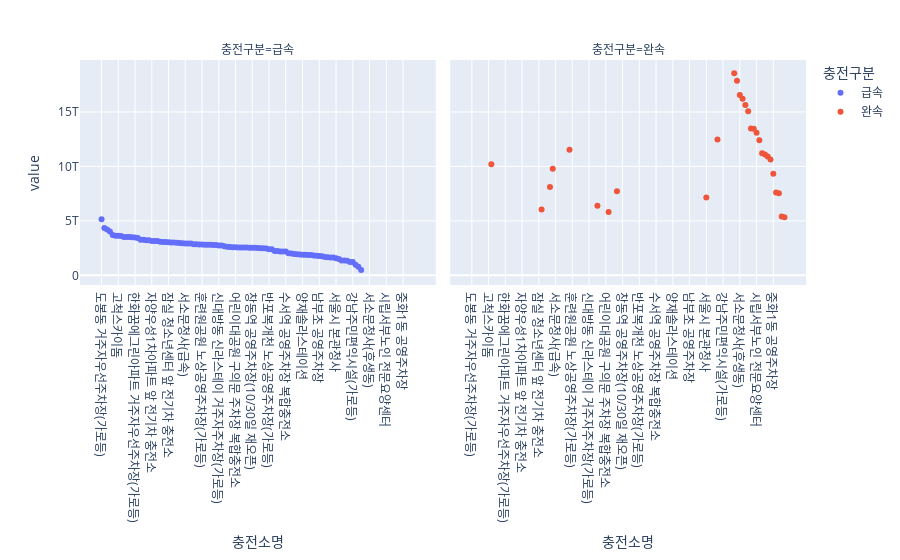

Here is the notebook cell this chart was saved with:
### Code cell
px.scatter(area_charge_df, facet_col='충전구분')

### Figure 1 — Plotly figure (JSON) as saved in the notebook; plotly's stock layout.template omitted (floating-point values rounded to 4 significant figures)
{"data": [{"hovertemplate": "충전구분=급속<br>충전소명=%{x}<br>value=%{y}<extra></extra>", "legendgroup": "급속", "marker": {"color": "#636efa", "symbol": "circle"}, "mode": "markers", "name": "급속", "orientation": "v", "showlegend": true, "type": "scatter", "x": ["도봉동 거주자우선주차장(가로등)", "정릉천변 노상공영주차장(가로등)", "청기와2 노상공영주차장(가로등)", "신정4동길 노상공영주차장(가로등)", "광진구 자양동 거주자우선주차장 가로등형 충전기", "방학동 도깨비시장 공영주차장", "고척스카이돔", "위례성길 공영주차장 전기차 충전소", "중곡동 복개천 노상공영주차장(중곡동우체국 앞, 가로등)", "연희동 거주자우선주차장(가로등)", "청계8가 노상공영주차장(가로등)", "동작구청 후문 가로등형 충전소", "한화꿈에그린아파트 거주자우선주차장(가로등)", "수락산디자인 노상공영주차장(가로등)", "창2동 제4공영주차장", "홍제1동 제1공영주차장", "홍제동 주영빌딩 앞 전기차 충전소", "대방동(서울공고) 거주자주차장(가로등)", "자양우성1차아파트 앞 전기차 충전소", "기업은행 무교지점 앞 가로등형 충전소", "도봉동 실내스포츠센터", "곰달래5길 노상공영주차장(가로등)", "강남구 압구정동 토끼굴 앞 가로등형 충전기", "드림디포 앞 가로등형 충전소", "잠실 청소년센터 앞 전기차 충전소", "서소문청사(지하주차장)", "미화어린이공원 주차장(가로등)", "화창운수 앞 가로등형 충전소", "송월동차고지", "여의도 KBS홀 앞 전기차 충전소", "서소문청사(급속)", "홍제1동 공용주차장", "이문동 거주자우선주차장(가로등)", "중랑구청(변압기 6월 교체예정)", "서소문청사(지상)", "교통공원길 공영주차장 전기차 충전소", "훈련원공원 노상공영주차장(가로등)", "신월5동 복개 노상공영주차장(가로등)", "영동대로85길 노상공영주차장(요금정산소 옆, 가로등)", "을지로 노상공영주차장(신한은행 앞, 가로등)", "자양한양아파트 앞 전기차 충전소", "성동구 마장동 거주자우선주차장 가로등형 충전기", "신대방동 신라스테이 거주자주차장(가로등)", "서울물재생시설공단", "오목교역 노상공영주차장(가로등)", "태평로빌딩 앞 생활거점 충전소", "중랑구청", "서소문청사(주차장)", "어린이대공원 구의문 주차장 복합충전소", "중랑캠핑숲 주차장", "논현로28길 노상공영주차장(가로등)", "적선동 공영주차장", "국립한글박물관 지하주차장", "창3동 제1공영주차장", "창동역 공영주차장(10/30일 재오픈)", "방화로 노상공영주차장(가로등)", "영동대로85길 노상공영주차장(대명중학교 뒤, 가로등)", "청계3 노상공영주차장(코리아몰 앞, 가로등)", "미아동 공영주차장", "청계5 노상공영주차장(가로등)", "반포복개천 노상공영주차장(가로등)", "서소문청사(지상)(이설)", "노원이지센터", "을지로 노상공영주차장(하나은행 앞, 가로등)", "청계3 노상공영주차장(고려상사 앞, 가로등)", "휘경동 노외공영주차장(가로등)", "수서역 공영주차장 복합충전소", "망우제2 거주자주차장", "동작구청", "마곡중앙광장공영주차장", "어린이대공원 후문주차장", "성동구청", "양재솔라스테이션", "창동역 공영주차장", "천호역 공영주차장", "개화산역 공영주차장", "양천구청", "서대문구청 주차장", "남부초 공영주차장", "가산 공영주차장", "복정역 공영주차장", "강남운전면허시험장", "논현 제2호주차장", "노원세무서 거주자주차장(가로등)", "서울시 본관청사", "논현 제1호주차장", "난곡스마트 공영주차장", "청소년미래진로센터(하자센터)", "누상공영주차장", "반포복개천 노상공영주차장", "강남주민편익시설(가로등)", "망우역사문화공원 제3주차장", "한마음공영주차장", "중랑천 환경센터", "으뜸공원 공영주차장 전기차 충전소", "북가좌동 공영주차장 전기차 충전소", "서소문청사(후생동)", "미아동 도봉세무서 앞 전기차 충전소", "수유동 가오천 공영주차장 전기차 충전소", "문정동 세광교회 앞 전기차 충전소", "SK허브수 인근 거주자우선주차장 볼라드형 충전소", "문정1동 주민센터 앞 전기차 충전소", "시립서부노인 전문요양센터", "도곡정보문화도서관 볼라드형 충전소", "봉화산역 공영주차장 전기차 충전소", "중랑구시설관리공단 관상복합청사 지하주차장", "논현2동 주민센터", "미아동 축산농협 전기차 충전소", "중화1동 공영주차장", "서소문청사(완속)(이설)", "서소문청사(완속)", "하이서울유스호스텔(지하주차장)", "남산청사"], "xaxis": "x", "y": [5156843181818, 4342715277777, 4218296296296, 4027193220338, 3711093655589, 3636349514563, 3630259574468, 3619786476868, 3514154069767, 3510699745547, 3510148743718, 3487399753390, 3468282608695, 3440000000000, 3276888000000, 3265797739200, 3228840816326, 3223647058823, 3163537162162, 3151899339933, 3147649717514, 3073602739726, 3063809243176, 3054509193776, 3028374811463, 3023912396694, 3022638888888, 2992227027027, 2977496213487, 2949453703703, 2927080661491, 2923667083854, 2917330729166, 2852027226318, 2848860946745, 2831152039555, 2827323636363, 2817887755102, 2810665789473, 2802648437500, 2793076759061, 2784379054318, 2737833333333, 2734333333333, 2663645390070, 2626646469248, 2591532580997, 2591046025104, 2573649544711, 2565148148148, 2565051282051, 2553814083080, 2545650000000, 2539312500000, 2534477876106, 2523687500000, 2503541062801, 2492870731707, 2483375000000, 2474875000000, 2393431654676, 2386934756820, 2245036363636, 2238093103448, 2199885572139, 2188943181818, 2180580977479, 2025046126647, 2005758695100, 1969895902025, 1941840516343, 1918381373788, 1892048478046, 1881278488048, 1875559370529, 1865364792673, 1826739590075, 1797753250000, 1783469328941, 1758664906103, 1691334060341, 1660857142857, 1649547619047, 1640000000000, 1577698455949, 1494913043478, 1374888888888, 1356310344827, 1333700000000, 1226250000000, 1222150000000, 963142857142, 795929577464, 491700000000, null, null, null, null, null, null, null, null, null, null, null, null, null, null, null, null, null, null, null], "yaxis": "y"}, {"hovertemplate": "충전구분=완속<br>충전소명=%{x}<br>value=%{y}<extra></extra>", "legendgroup": "완속", "marker": {"color": "#EF553B", "symbol": "circle"}, "mode": "markers", "name": "완속", "orientation": "v", "showlegend": true, "type": "scatter", "x": ["도봉동 거주자우선주차장(가로등)", "정릉천변 노상공영주차장(가로등)", "청기와2 노상공영주차장(가로등)", "신정4동길 노상공영주차장(가로등)", "광진구 자양동 거주자우선주차장 가로등형 충전기", "방학동 도깨비시장 공영주차장", "고척스카이돔", "위례성길 공영주차장 전기차 충전소", "중곡동 복개천 노상공영주차장(중곡동우체국 앞, 가로등)", "연희동 거주자우선주차장(가로등)", "청계8가 노상공영주차장(가로등)", "동작구청 후문 가로등형 충전소", "한화꿈에그린아파트 거주자우선주차장(가로등)", "수락산디자인 노상공영주차장(가로등)", "창2동 제4공영주차장", "홍제1동 제1공영주차장", "홍제동 주영빌딩 앞 전기차 충전소", "대방동(서울공고) 거주자주차장(가로등)", "자양우성1차아파트 앞 전기차 충전소", "기업은행 무교지점 앞 가로등형 충전소", "도봉동 실내스포츠센터", "곰달래5길 노상공영주차장(가로등)", "강남구 압구정동 토끼굴 앞 가로등형 충전기", "드림디포 앞 가로등형 충전소", "잠실 청소년센터 앞 전기차 충전소", "서소문청사(지하주차장)", "미화어린이공원 주차장(가로등)", "화창운수 앞 가로등형 충전소", "송월동차고지", "여의도 KBS홀 앞 전기차 충전소", "서소문청사(급속)", "홍제1동 공용주차장", "이문동 거주자우선주차장(가로등)", "중랑구청(변압기 6월 교체예정)", "서소문청사(지상)", "교통공원길 공영주차장 전기차 충전소", "훈련원공원 노상공영주차장(가로등)", "신월5동 복개 노상공영주차장(가로등)", "영동대로85길 노상공영주차장(요금정산소 옆, 가로등)", "을지로 노상공영주차장(신한은행 앞, 가로등)", "자양한양아파트 앞 전기차 충전소", "성동구 마장동 거주자우선주차장 가로등형 충전기", "신대방동 신라스테이 거주자주차장(가로등)", "서울물재생시설공단", "오목교역 노상공영주차장(가로등)", "태평로빌딩 앞 생활거점 충전소", "중랑구청", "서소문청사(주차장)", "어린이대공원 구의문 주차장 복합충전소", "중랑캠핑숲 주차장", "논현로28길 노상공영주차장(가로등)", "적선동 공영주차장", "국립한글박물관 지하주차장", "창3동 제1공영주차장", "창동역 공영주차장(10/30일 재오픈)", "방화로 노상공영주차장(가로등)", "영동대로85길 노상공영주차장(대명중학교 뒤, 가로등)", "청계3 노상공영주차장(코리아몰 앞, 가로등)", "미아동 공영주차장", "청계5 노상공영주차장(가로등)", "반포복개천 노상공영주차장(가로등)", "서소문청사(지상)(이설)", "노원이지센터", "을지로 노상공영주차장(하나은행 앞, 가로등)", "청계3 노상공영주차장(고려상사 앞, 가로등)", "휘경동 노외공영주차장(가로등)", "수서역 공영주차장 복합충전소", "망우제2 거주자주차장", "동작구청", "마곡중앙광장공영주차장", "어린이대공원 후문주차장", "성동구청", "양재솔라스테이션", "창동역 공영주차장", "천호역 공영주차장", "개화산역 공영주차장", "양천구청", "서대문구청 주차장", "남부초 공영주차장", "가산 공영주차장", "복정역 공영주차장", "강남운전면허시험장", "논현 제2호주차장", "노원세무서 거주자주차장(가로등)", "서울시 본관청사", "논현 제1호주차장", "난곡스마트 공영주차장", "청소년미래진로센터(하자센터)", "누상공영주차장", "반포복개천 노상공영주차장", "강남주민편익시설(가로등)", "망우역사문화공원 제3주차장", "한마음공영주차장", "중랑천 환경센터", "으뜸공원 공영주차장 전기차 충전소", "북가좌동 공영주차장 전기차 충전소", "서소문청사(후생동)", "미아동 도봉세무서 앞 전기차 충전소", "수유동 가오천 공영주차장 전기차 충전소", "문정동 세광교회 앞 전기차 충전소", "SK허브수 인근 거주자우선주차장 볼라드형 충전소", "문정1동 주민센터 앞 전기차 충전소", "시립서부노인 전문요양센터", "도곡정보문화도서관 볼라드형 충전소", "봉화산역 공영주차장 전기차 충전소", "중랑구시설관리공단 관상복합청사 지하주차장", "논현2동 주민센터", "미아동 축산농협 전기차 충전소", "중화1동 공영주차장", "서소문청사(완속)(이설)", "서소문청사(완속)", "하이서울유스호스텔(지하주차장)", "남산청사"], "xaxis": "x2", "y": [null, null, null, null, null, null, null, 10187823232323, null, null, null, null, null, null, null, null, null, null, null, null, null, null, null, null, null, 6044500000000, null, null, 8112578249336, 9777140969162, null, null, null, null, null, 11529890489913, null, null, null, null, null, null, null, null, null, 6391331692913, null, null, null, 5824400000000, null, null, 7726633333333, null, null, null, null, null, null, null, null, null, null, null, null, null, null, null, null, null, null, null, null, null, null, null, null, null, null, null, null, null, null, null, 7140967673330, null, null, null, 12463909090909, null, null, null, null, null, 18551418079096, 17871526315789, 16554269413629, 16217553191489, 15628448979591, 15071875379939, 13476539267015, 13463401146131, 13082170212765, 12393048992673, 11213479224376, 11103071428571, 10917734693877, 10624780619111, 9322500000000, 7608344615384, 7547515923566, 5407454545454, 5334539665407], "yaxis": "y2"}], "layout": {"annotations": [{"font": {}, "showarrow": false, "text": "충전구분=급속", "x": 0.245, "xanchor": "center", "xref": "paper", "y": 1, "yanchor": "bottom", "yref": "paper"}, {"font": {}, "showarrow": false, "text": "충전구분=완속", "x": 0.755, "xanchor": "center", "xref": "paper", "y": 1, "yanchor": "bottom", "yref": "paper"}], "legend": {"title": {"text": "충전구분"}, "tracegroupgap": 0}, "margin": {"t": 60}, "xaxis": {"anchor": "y", "domain": [0, 0.49], "title": {"text": "충전소명"}}, "xaxis2": {"anchor": "y2", "domain": [0.51, 1], "matches": "x", "title": {"text": "충전소명"}}, "yaxis": {"anchor": "x", "domain": [0, 1], "title": {"text": "value"}}, "yaxis2": {"anchor": "x2", "domain": [0, 1], "matches": "y", "showticklabels": false}}}
